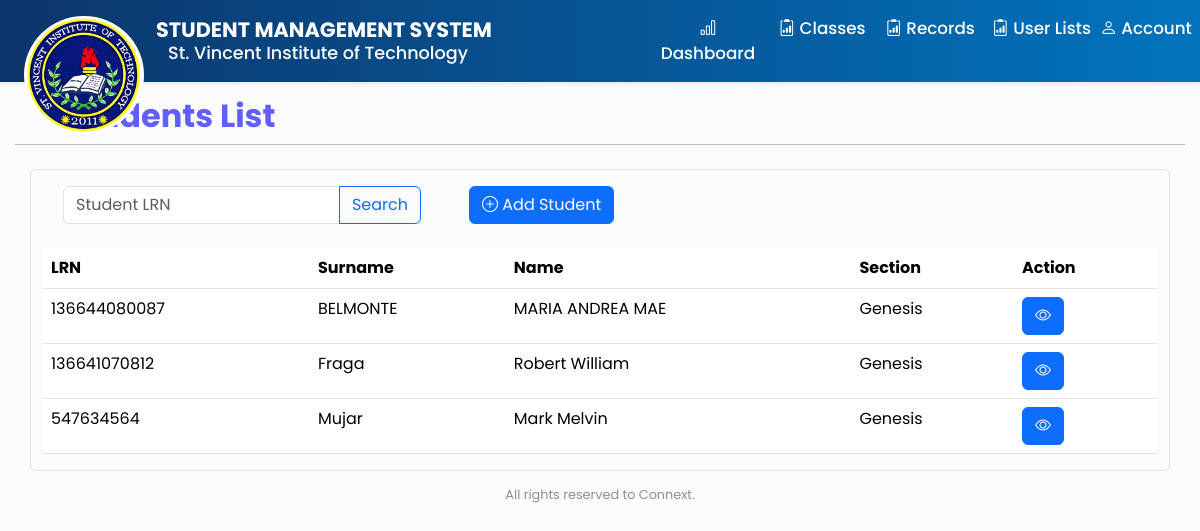
Screenshot of /student/ (signed in) with the database file from the repository.
### admin_staff/models.py (models this page shows, shortened)
class StudentProfile(models.Model):
    user = models.OneToOneField(User, null=True, on_delete=models.CASCADE)
    student_lrn = models.BigIntegerField(primary_key=True)
    surname = models.CharField(max_length=24)
    first_name = models.CharField(max_length=24)
    middle_name = models.CharField(max_length=24, blank=True, null=True)
    gender_choice = (
        ('Male', 'Male'),
        ('Female', 'Female'),
    )
    gender = models.CharField(max_length=24, default="Gender", choices=gender_choice, blank=True, null=True)
    birth_date = models.DateField()
    birth_place = models.CharField(max_length=200, blank=True, null=True)
    religion = models.CharField(max_length=24, blank=True, null=True)
    civil_choice = (
        ('Single', 'Single'),
        ('Married', 'Married'),
        ('Divorced', 'Divorced'),
        ('Widowed', 'Widowed'),
    )
    civil_status = models.CharField(max_length=10, default="Status", choices=civil_choice, blank=True, null=True)
    contact = models.BigIntegerField(blank=True, null=True)
    email = models.CharField(max_length=100, blank=True, null=True)
    section = models.ForeignKey('section', null=True, on_delete=models.SET_NULL)
    adviser = models.ForeignKey('FacultyStaff', blank=True, null=True, on_delete=models.SET_NULL)
    level = models.ForeignKey('level', blank=True, null=True, on_delete=models.SET_NULL)
    class Meta:
        managed = True
        db_table = 'student_profile'

class section(models.Model):
    section_name = models.CharField(max_length=20)
    level = models.ForeignKey("level", null=True, on_delete=models.SET_NULL)
    def __str__(self):
        return self.section_name

### admin_staff/decorators.py (the view)
        def wrapper_func(request, *args, **kwargs):
            group = None
            if request.user.groups.exists():
                group = request.user.groups.all()[0].name
            if group in allow_roles:
                return view_func(request, *args, **kwargs)
            else:
                return HttpResponse('you are not authorize')

### admin_staff/views.py (called while the page is built)
@login_required(login_url='login')
@allowed_user(allow_roles=['admin'])
def student_list(request):
    students = StudentProfile.objects.all()
    return render(request, 'admin/student_list.html', { 'student': students})

### admin_staff/templates/admin/student_list.html
{% extends "admin/admin_dashboard.html" %}
{% block content %}
<div class="page-title mb-4" style="margin:15px;">
  <h2 style="color: #615EFC; font-weight: bold; margin-right: 20px; padding-left: 50px;">Students List</h2>
  <hr style="margin-top: 0; color: black;">
</div>
<div class="container border rounded">
  <div class="row g-2">
    <div class="col-md-4 col-sm-6 m-3 p-2">
      <div class="input-group">
          <input type="text" class="form-control" placeholder="Student LRN" aria-label="Student's LRN" aria-describedby="button-addon2">
          <button class="btn btn-outline-primary" type="button" id="button-addon2">Search</button>
      </div>
    </div>
    <div class="col-md-6 m-3 p-2">
        <button type="button" class="btn btn-primary">
          <i class="bi bi-plus-circle"></i> Add Student
        </button>
    </div>
  </div>
  <table class="table table-hover" >
        <thead>
          <tr>
            <th scope="col">LRN</th>
            <th scope="col">Surname</th>
            <th scope="col">Name</th>
            <th scope="col">Section</th>
            <th scope="col">Action</th>
          </tr>
        </thead>
        <tbody>
            {% for i in student %}
                  <tr>
                    <td>{{i.student_lrn}}</td>
                    <td>{{i.surname}}</td>
                    <td>{{i.first_name}}</td>
                    <td>{{i.section}}</td>
                    <td>
                      <button class="btn btn-primary" type="submit" title="Edit"><a href="{% url "studentinfo" i.student_lrn %}" style="text-decoration: none; color: inherit" >
                        <i class="bi bi-eye"></i>
                      </a></button>
                    </td>
                  </tr>
            {% endfor %}
        </tbody>
    </table>
</div>
{% endblock content %}

### static/css/admin.css (style rules this page uses)
body { font-family: 'Poppins', sans-serif; background-color: #FBFBFB; }
.page-title > h2 { color: #0C356A; }

### rows the page displays
StudentProfile: student_lrn "136644080087", surname "BELMONTE", first_name "MARIA ANDREA MAE", section "Genesis"
StudentProfile: student_lrn "136641070812", surname "Fraga", first_name "Robert William", section "Genesis"
StudentProfile: student_lrn "547634564", surname "Mujar", first_name "Mark Melvin", section "Genesis"
